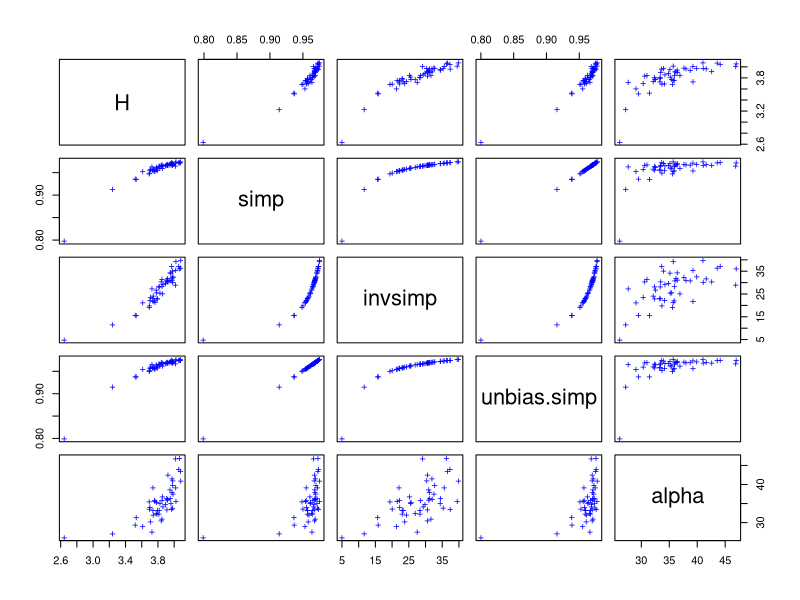

Write the R code that produced this figure.

install.packages("vegan")
library(vegan)
library(tidyverse)
data(BCI)
str(BCI)
View(BCI)

H <- diversity(BCI)
simp <- diversity(BCI, "simpson")
invsimp <- diversity(BCI, "inv")

## Unbiased Simpson (Hurlbert 1971, eq. 5) with rarefy:
unbias.simp <- rarefy(BCI, 2) - 1

## Fisher alpha
alpha <- fisher.alpha(BCI)

## Plot all
pairs(cbind(H, simp, invsimp, unbias.simp, alpha), pch="+", col="blue")

## Species richness (S) and Pielou's evenness (J):
S <- specnumber(BCI) ## rowSums(BCI > 0) does the same...
J <- H/log(S)

## beta diversity defined as gamma/alpha - 1:
data(dune)
data(dune.env)
glimpse(dune)
alpha <- with(dune.env, tapply(specnumber(dune), Management, mean))
gamma <- with(dune.env, specnumber(dune, Management))
gamma/alpha - 1
